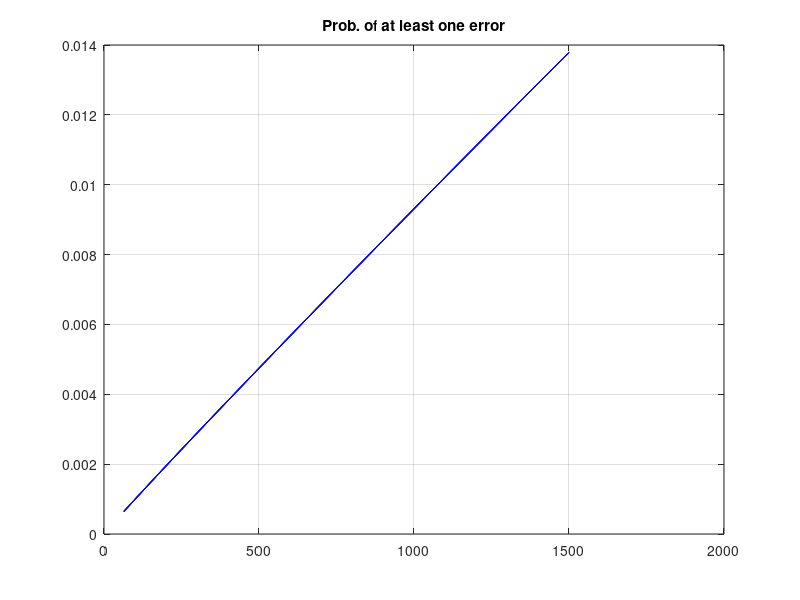
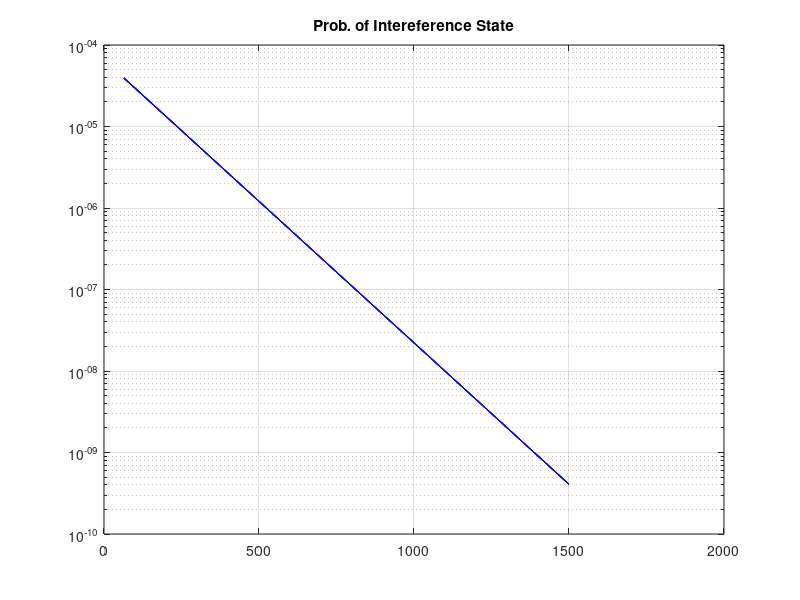

Reproduce these figures in MATLAB, in order.
%% 3 a
states = [10^-6 10^-5 10^-4 10^-3 10^-2];
den = 1 + 8/600 + 8/600 * 5/100 + 8/600 * 5/100 * 2/20 + 8/600 * 5/100 * 2/20 * 1/5;

p(1) = 1 / den 
p(2) = (8/600) / den
p(3) = (8/600 * 5/100) / den
p(4) = (8/600 * 5/100 * 2/20) / den
p(5) = (8/600 * 5/100 * 2/20 * 1/5) / den

%% 3 b
fprintf("3b: the average percentage of time the link is in each of the five states is the same as their probabilities")

%% 3 c
avgBer = sum(p .* states)

%% 3 d
% Tempo médio de permanência T = 1/q inverso das saidas 
avgtime(1) = 1/8; % horas
avgtime(2) = 1/(600 + 5);
avgtime(3) = 1/(100 + 2);
avgtime(4) = 1/(20 + 1);
avgtime(5) = 1/5;

avgtimeInMinutes = zeros(1, length(avgtime));

% Calculate avgTime * 60 for each element and print
for i = 1:length(avgtime)
    avgtimeInMinutes(i) = avgtime(i) * 60;
    fprintf('avgTime(%d) in minutes: %.2f\n', i, avgtimeInMinutes(i));
end

%% 3 e
normal_state = sum(p(1:3))
interference_state = sum(p(4:5))

%% 3 f
avgBerNormal = sum(p(1:3) .* states(1:3)) / normal_state
avgBerInterference = sum(p(4:5) .* states(4:5)) / interference_state

%% 3 g
packet_Size = 64:1500;
bits = 8;
p_oneError = zeros(5, length(packet_Size));

for i = 1 : 5
    % soma de todos os estados vezes probabilidade do estado i
    % aqui é "1 - ..." pq ha erros, caso n houvesse, era de ocultar
    p_oneError = p_oneError + (1 - (1 - states(i)) .^ (packet_Size .* bits)) * p(i);
end

figure(1);
plot(packet_Size, p_oneError, 'b');
title('Prob. of at least one error');
grid on;

%% 3 h
packet_Size = 64:1500;
bits = 8;
p_oneErrorNormal = zeros(5, length(packet_Size));

for i = 1 : 3
    % soma de todos os estados vezes probabilidade do estado i
    p_oneErrorNormal = (p_oneErrorNormal + (1 - (1 - states(i)) .^ (packet_Size .* bits)) * p(i));
end 

p_oneErrorNormal = p_oneErrorNormal ./ p_oneError;
figure(2);
plot(packet_Size, p_oneErrorNormal, 'b');
title('Prob. of Normal State');
grid on;

%% 3 i
packet_Size = 64:1500;
bits = 8;
p_noErrorInter = zeros(5, length(packet_Size));

for i = 1 : 3
    p_noErrorInter = (p_noErrorInter + ((1 - states(i)) .^ (packet_Size .* bits)) * p(i));
end 

p_no = 0
for i = 4 : 5
    p_no = (p_no + ((1 - states(i)) .^ (packet_Size .* bits)) * p(i));
end 

p_noErrorInter = p_no ./ p_noErrorInter;

figure(2);
semilogy(packet_Size, p_noErrorInter, 'b');
title('Prob. of Intereference State');
grid on;


